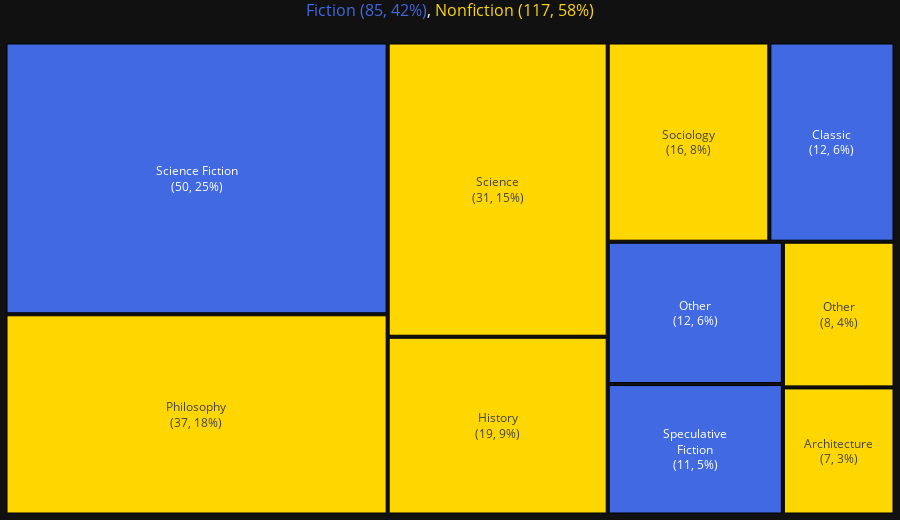

The cell this chart's notebook holds for it:
### Code cell
import plotly.express as px
import pandas as pd
import plotly.io as pio
import textwrap

def create_tree(
        df,
        feat,
        var,
        color_dict={fiction_flag: 'royalblue', nonfiction_flag: 'gold'},
        save_path=None
        ):

    # Define min/max line length
    min_line_length = 10
    max_line_length = 30

    # Normalize count to 0-1
    count_min = df[var].min()
    count_max = df[var].max()
    norm_var = f'norm_{var}'
    df[norm_var] = (df[var] - count_min) / (count_max - count_min)

    # Compute dynamic line length
    df['line_length'] = df[norm_var] * (max_line_length - min_line_length) + min_line_length
    df['line_length'] = df['line_length'].astype(int)

    # Wrap genre names dynamically, but skip single-word labels
    def wrap_feat(row):
        if ' ' in row[feat]:  # only wrap multi-word genres
            return '<br>'.join(textwrap.wrap(row[feat], width=row['line_length']))
        else:
            return row[feat]  # leave single-word genres intact

    feat_wrapped = f'{feat}_wrapped'
    df[f'{feat}_wrapped'] = df.apply(wrap_feat, axis=1)
    df['id'] = df['flag'] + ' | ' + df[feat_wrapped]  # unique per flag+genre
    df['parent'] = ""  # flat hierarchy
    df['label'] = df[feat_wrapped]  # show only genre text

    # Create treemap
    fig = go.Figure(go.Treemap(
        ids=df['id'],
        labels=df['label'],
        parents=df['parent'],
        values=df['count'],
        marker=dict(
            colors=[color_dict.get(f, 'gray') for f in df['flag']],
            line=dict(color='black', width=1)
        ),
        textinfo="label+value+percent parent",
        texttemplate="%{label}<br>(%{value:.0f}, %{percentParent:.0%})",
        textposition="middle center",
        hoverinfo='none',  # <-- disables hover
        branchvalues='total'
    ))

    fig.update_traces(
        texttemplate="%{label}<br>(%{value:.0f}, %{percentRoot:.0%})",
        textposition='middle center',
        hoverinfo='skip',
        hovertemplate=None,
        marker=dict(line=dict(color='black', width=1))
    )

    fig.update_layout(
        margin=dict(l=1, r=1, t=1, b=1),  # reduced top margin
        template='plotly_dark',
        height=500,
        uniformtext=dict(minsize=8, mode='show')
    )

    title_text = (f'<span style="color:{color_dict[fiction_flag]}">{fiction_flag}</span>, '
                f'<span style="color:{color_dict[nonfiction_flag]}">{nonfiction_flag}</span>')

    fig.update_layout(
        margin=dict(l=1, r=1, t=20, b=1),  # top margin increased for title
        template='plotly_dark',
        font=dict(color='white', size=12),
        height=520,
        uniformtext=dict(minsize=8, mode='show'),
        title=dict(
            text=title_text,
            x=0.5,
            xanchor='center',
            yanchor='top',
            y=0.99,  # stick to the very top inside the margin
            font=dict(size=16)
        )
    )

    config = {'displayModeBar': False, 'responsive': True}
    if save_path:    
        pio.write_html(fig, file=save_path, config=config, include_plotlyjs='cdn')

    return fig.show(config=config)

create_tree(
    df=df_genre_plot,
    feat='genre',
    var='count',
    color_dict={fiction_flag: 'royalblue', nonfiction_flag: 'gold'},
    #save_path='../attachments/tree_book.html',
    save_path=None
    )

### Figure 1 — Plotly figure (JSON) as saved in the notebook; plotly's stock layout.template omitted (floating-point values rounded to 4 significant figures)
{"data": [{"branchvalues": "total", "hoverinfo": "skip", "ids": ["Fiction (85, 42%) | Science Fiction", "Fiction (85, 42%) | Classic", "Fiction (85, 42%) | Other", "Fiction (85, 42%) | Speculative<br>Fiction", "Nonfiction (117, 58%) | Philosophy", "Nonfiction (117, 58%) | Science", "Nonfiction (117, 58%) | History", "Nonfiction (117, 58%) | Sociology", "Nonfiction (117, 58%) | Other", "Nonfiction (117, 58%) | Architecture"], "labels": ["Science Fiction", "Classic", "Other", "Speculative<br>Fiction", "Philosophy", "Science", "History", "Sociology", "Other", "Architecture"], "marker": {"colors": ["royalblue", "royalblue", "royalblue", "royalblue", "gold", "gold", "gold", "gold", "gold", "gold"], "line": {"color": "black", "width": 1}}, "parents": ["", "", "", "", "", "", "", "", "", ""], "textinfo": "label+value+percent parent", "textposition": "middle center", "texttemplate": "%{label}<br>(%{value:.0f}, %{percentRoot:.0%})", "type": "treemap", "values": [50.0, 12.0, 12.0, 11.0, 36.83, 31.17, 18.83, 15.5, 7.83, 6.83]}], "layout": {"font": {"color": "white", "size": 12}, "height": 520, "margin": {"b": 1, "l": 1, "r": 1, "t": 20}, "title": {"font": {"size": 16}, "text": "<span style=\"color:royalblue\">Fiction (85, 42%)</span>, <span style=\"color:gold\">Nonfiction (117, 58%)</span>", "x": 0.5, "xanchor": "center", "y": 0.99, "yanchor": "top"}, "uniformtext": {"minsize": 8, "mode": "show"}}}
